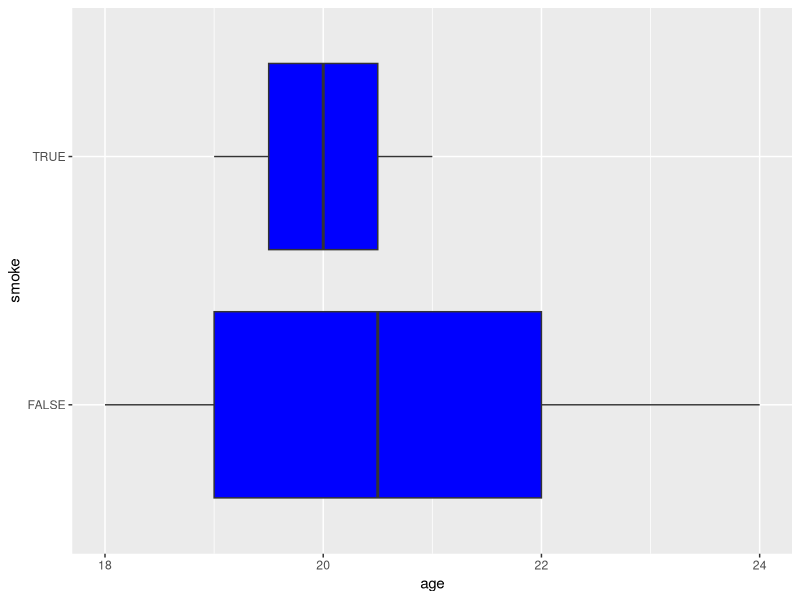

Recreate this plot in R.
## ---- chunk 1
# Basic knitr options
library(knitr)
opts_chunk$set(comment = NA, 
               echo = FALSE, 
               warning = FALSE, 
               message = FALSE, 
               error = TRUE)
## ---- chunk 2
library(dplyr)
smoke <- c(TRUE, TRUE, TRUE, TRUE, TRUE, 
           TRUE, FALSE, TRUE, FALSE, FALSE, 
           FALSE, FALSE, FALSE, FALSE, FALSE, 
           FALSE, FALSE, TRUE, TRUE)
age <- c(35, 21, 20, 48, 20, 
         20, 22, 19, 19, 20, 
         19, 18, 24, 22, 22, 
         19, 21, 19, 21)
people <- data.frame(smoke, age)
people <- people %>%
  filter(age <= 34)

obs <- nrow(people)
## ---- chunk 3
library(ggplot2)
ggplot(data = people,
       aes(x = age,
           y = smoke)) +
  geom_boxplot(fill = 'blue') 
